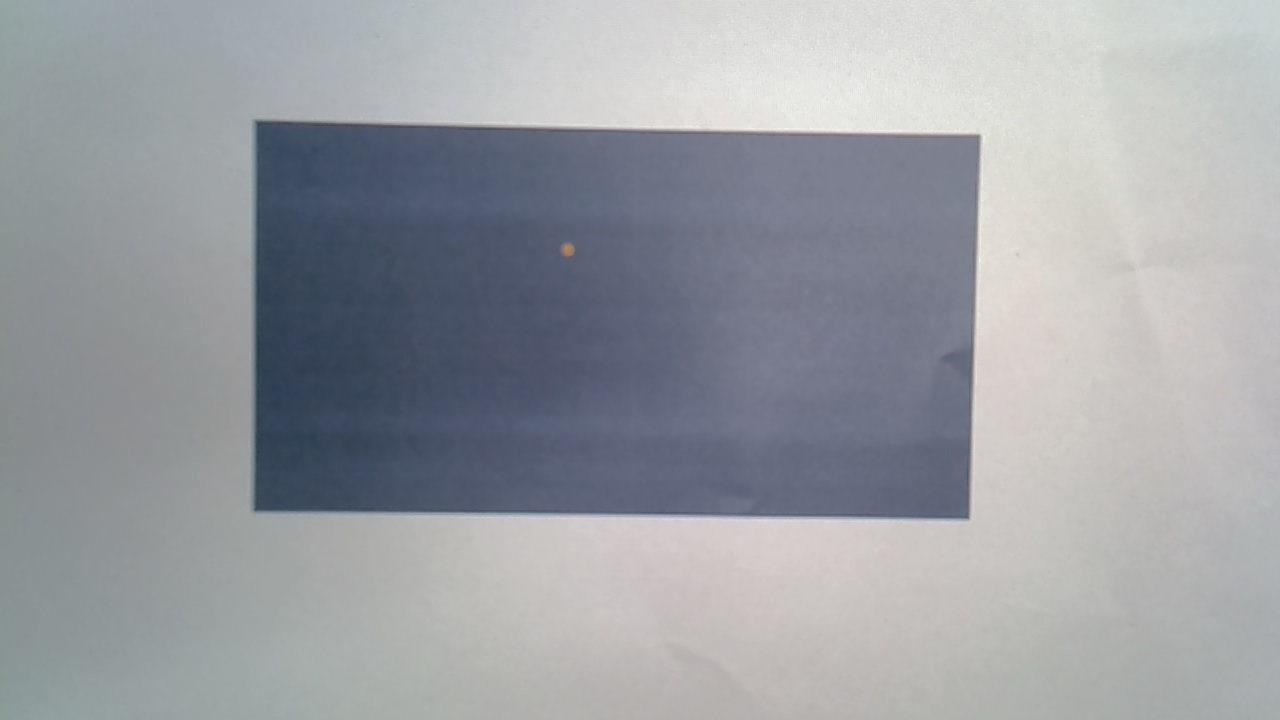
#> input picture img_files/sample.jpg, 1280 x 720 px
$ python extrinsic_calc.py
#> lines starting #> are read from the running program, lines starting #| are printed output that depends on the picture
import json

import cv2 as cv
import numpy as np


def load_extrinsic(file_path):
    with open(file_path, mode="r") as f:
        cal_data = json.load(f)
        if cal_data["corners_in"] is not None:
            corners_in = np.array(cal_data["corners_in"]).astype(np.int_)
            corners_out = np.array(cal_data["corners_out"]).astype(np.int_)
            output_size = np.array(cal_data["output_size"]).astype(np.int_)

            transformation_matrix, mask = cv.findHomography(
                corners_in, corners_out, cv.RANSAC
            )

            return transformation_matrix, mask, output_size


def change_perspective(img, transformation_matrix, output_size):
    return cv.warpPerspective(img, transformation_matrix, output_size)


if __name__ == "__main__":
    my_img = cv.imread("../../img_files/sample.jpg")
#> my_img is the input picture: shape (720, 1280, 3); mean B, G, R 163.6, 158.3, 155.3

    c_in = [
        [255, 512],
        [255, 121],
        [979, 136],
        [969, 519],
    ]
    c_out = [
        [0, 0],
        [0, 100],
        [200, 100],
        [200, 0],
    ]
    out_size = (200, 100)

    trans_mat, _ = cv.findHomography(np.array(c_in), np.array(c_out), cv.RANSAC)
    out_img = change_perspective(my_img, trans_mat, out_size)
#> in change_perspective, `return cv.warpPerspective(img, transformation_matrix, output_size)`:
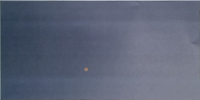
#> returned value: shape (100, 200, 3); mean of channels 0, 1, 2 119.7, 100.4, 93.3; drawn as B, G, R

    cv.imshow(f"In", my_img)
    cv.imshow(f"Out", out_img)

    cv.waitKey()
